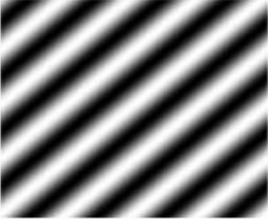
%> input picture DSAA/Assigment2/Assgn2/q4/Img2a.png, 268 x 219 px
$ octave --eval "result = RemoveNoise('q4/Img2a.png');"   (GNU Octave 9; MATLAB toolbox functions it lacks are replaced by stand-ins)
%> lines starting %> are read from the running program, lines starting %| are printed output that depends on the picture; in (x1, y1, x2, y2) boxes, pixels count from 0 and x2, y2 are one past the last pixel; in counts of white or black regions, pixels touching at a corner belong together; the program's own positions count from 1
%Filter
function [result] = RemoveNoise(fileName)
%> called with fileName = 'q4/Img2a.png'
noise_image = (imread(fileName));
%> noise_image is the input picture: size 219x268x3 uint8; min 0, max 255, mean 127.5
% to see noisy image
% subplot(221);
% imshow(noise_image);
noise_red = noise_image(:,:,1);
%noise_green = noise_image(:,:,2);
%noise_blue = noise_image(:,:,3);
fft_red = fftshift(fft2(noise_red));
% [6 lines of commented-out code are left out]
row = size(noise_image, 1);
%> row = 219
col = size(noise_image, 2);
%> col = 268
a = uint8(zeros(row,col));
filter = double(ones(row,col));
len = 100;     % length of noise bands

b = 2;
filter(ceil(row/2)-b:ceil(row/2)+b, 1:len) = 0.0;
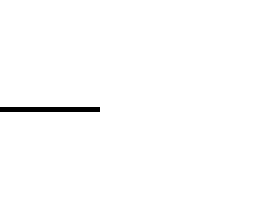
%> filter: size 219x268 double; values 0 (black) and 1 (white), 99.1% white; 1 black region, box (x1, y1, x2, y2) and area: (0, 107, 100, 112) 500
filter(ceil(row/2)-b:ceil(row/2)+b, col-len:col) = 0.0;

b = 1;      % breadth/2 of noise bands
filter(1:len, ceil(col/2)-b+1:ceil(col/2)+b+1) = 0.0;
filter(row-len:row, ceil(col/2)-b+1:ceil(col/2)+b+1) = 0.0;
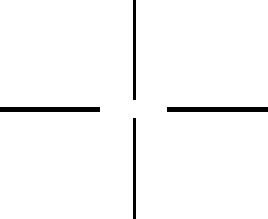
%> filter: size 219x268 double; values 0 (black) and 1 (white), 97.3% white; 4 black regions, box (x1, y1, x2, y2) and area: (167, 107, 268, 112) 505, (0, 107, 100, 112) 500, (133, 118, 136, 219) 303, (133, 0, 136, 100) 300

% to see the filter
%subplot(223);
%imshow(filter);
filtered_red = fft_red.*filter;
%filtered_green = fft_green.*filter;
%filtered_blue = fft_blue.*filter;

red = (abs(ifft2(ifftshift(filtered_red))));
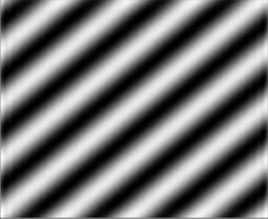
%> red: size 219x268 double; min 0.0296, max 277.3, mean 127.5; drawn with min black and max white
%green = (abs(ifft2(ifftshift(filtered_green))));
%blue = (abs(ifft2(ifftshift(filtered_blue))));

result = cat(1, uint8(red));%, uint8(green), uint8(blue));
% subplot(224);
imshow(result, []);

end
